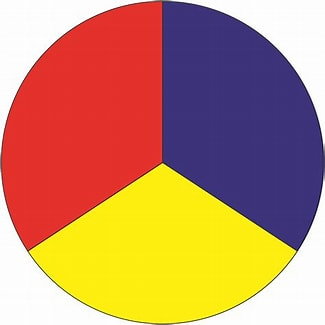
#> input picture ss.jpeg, 325 x 325 px
$ python main.py
#> lines starting #> are read from the running program, lines starting #| are printed output that depends on the picture
#> the answer given: ss.jpeg
from PIL import Image
from collections import Counter
import webcolors

'''
problem statement
          we will take a image's path as input and give the colors in the image
          how?
          main
          step 1) Image Library (PIL) to handle image processing
          step 2) count colors lets use list or Counter to do the storing work
          side
          step 1) webcolors library to map RGB values to human-readable color names
          format of code
          - it should be modular.
          - ot should handle errors too.
          bugs
          1 - man they are many blues dark blue "https://stackoverflow.com/questions/26720195/how-to-calculate-a-number-of-shades-and-tints-using-a-rgb-value-in-python"
          didn't help that much but got an idea
          2- 100% problem
          3- some small colors problem
          optimization
          - we know that resizing ,
          - we can count how many times it occurs(lets leave it for now)
          - we can sort them and display the greatest-
          - and i am ignoring small colors with no conurbation
'''
'''
this function shoud Tries to match an RGB color (which is made up of red, green, and blue values)
to a known color name ,It looks through a list of CSS colors and calculates the "distance"
between each CSS color and the color we provided.
simply Which known color looks closest to the color we have?
'''
def closest_color(requested_color):
    min_colors = {}
    for key, name in webcolors.CSS3_HEX_TO_NAMES.items():
        r_c, g_c, b_c = webcolors.hex_to_rgb(key)
        rd = (r_c - requested_color[0]) ** 2
        gd = (g_c - requested_color[1]) ** 2
        bd = (b_c - requested_color[2]) ** 2
        min_colors[(rd + gd + bd)] = (name, key)  # Add hex code
    return min_colors[min(min_colors.keys())]

'''
half done
now we need its names of them we can use css for thsi i think if found we will
give ist mane else just normal name
'''

def get_color_name(rgb_color):
    try:
        color_name = webcolors.rgb_to_name(rgb_color, spec='css3')
        color_hex = webcolors.rgb_to_hex(rgb_color)
        return color_name, color_hex
    except ValueError:
        return closest_color(rgb_color)

'''
main task starts now we need
Opens an image and tells us what colors are in it, along with their percentages,
but skips any colors that don’t make up enough of the image (like those under 0.1%) big fix.
we will resize for optimization ,
and try sorting too.
'''

def get_colors(image_path, resize_factor=0.5, min_percentage=0.1):
#> called with image_path = 'ss.jpeg', resize_factor = 0.5, min_percentage = 0.1
    try:
        image = Image.open(image_path)
#> image is the input picture: PIL image 325x325 RGB; mean R, G, B 192.9, 139.8, 103.5
        image = image.convert('RGB')

        if resize_factor < 1:
            image = image.resize(
                (int(image.width * resize_factor), int(image.height * resize_factor))
            )
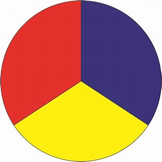
#> image: PIL image 162x162 RGB; mean R, G, B 192.9, 139.8, 103.4

        colors = image.getdata()
        color_count = Counter(colors)
#> color_count = 2829 items
        total_colors = sum(color_count.values())
#> total_colors = 26244

        color_percentage = {color: (count / total_colors) * 100 for color, count in color_count.items()}
#> color_percentage = 2829 items
        filtered_colors = {color: perc for color, perc in color_percentage.items() if perc >= min_percentage}
#> filtered_colors = 44 items
        sorted_colors = sorted(filtered_colors.items(), key=lambda x: x[1], reverse=True)
#> sorted_colors = 44 items

        # Dictionary to aggregate percentages for each unique color name
        color_name_percentage = {}

        for color, percentage in sorted_colors:
            color_name, color_hex = get_color_name(color)
            if color_name in color_name_percentage:
                color_name_percentage[color_name]["percentage"] += percentage
            else:
                color_name_percentage[color_name] = {"hex": color_hex, "percentage": percentage}
#> this loop made 1 pass
#> (color, percentage) on pass 1: ((227, 48, 43), 15.36)
#| Error: module 'webcolors' has no attribute 'CSS3_HEX_TO_NAMES'
#> after the loop, color_name_percentage = 0 items

        # Sorting by usage percentage
        sorted_color_name_percentage = sorted(color_name_percentage.items(), key=lambda x: x[1]["percentage"], reverse=True)

        return sorted_color_name_percentage

    except Exception as e:
        print(f"Error: {e}")
        return []
# Main function to get the image path and display the color analysis
if __name__ == "__main__":
    image_path = input("Please enter the path to your logo/image file: ")

    colors = get_colors(image_path, resize_factor=0.5, min_percentage=0.1)
    if colors:
        print("\nColors in the image (sorted by usage percentage):")
        for color_name, color_data in colors:
            print(f"Color: {color_name.capitalize()}, Hex: {color_data['hex']}, Percentage: {color_data['percentage']:.2f}%")
    else:
        print("No colors found or image could not be processed.")
